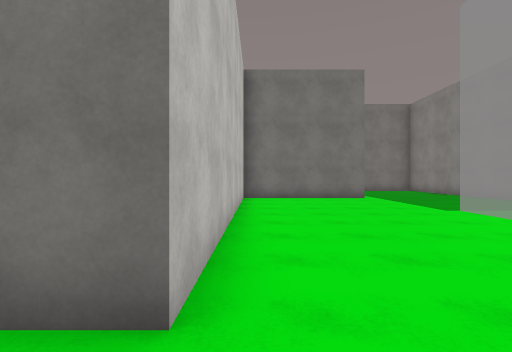
View 1 (above)

22 first-person views from a walk through a 3-D level made in the Unity game engine. The camera is 1.5 m above the floor, looks level and sees 85° across. The floor is counted in squares, 1.8 m on a side. Each view is taken from the middle of a square. On the plan, view 1 faces up. The plan holds only what a view shows up to about 10 squares ahead; the rest is blank. The player character is not drawn. Surface patterns are stand-ins for the level's own textures.

View 2
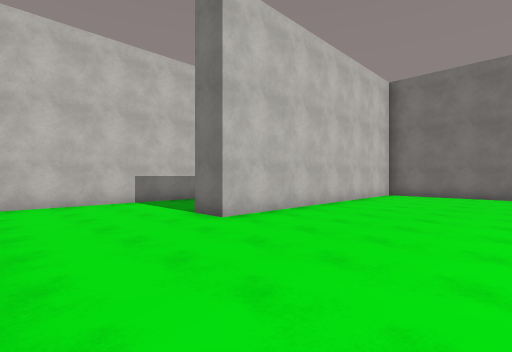

View 3
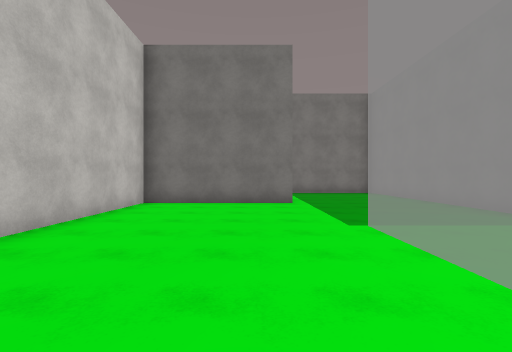

View 4
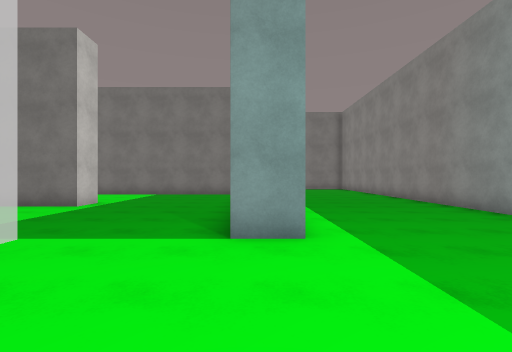

View 5
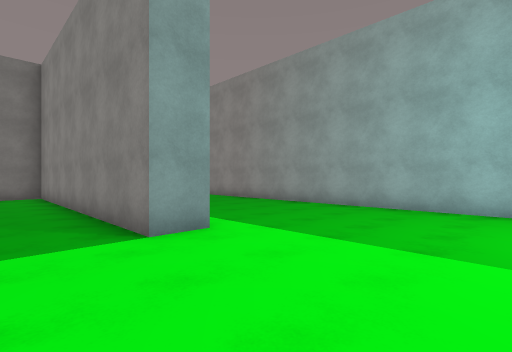

View 6
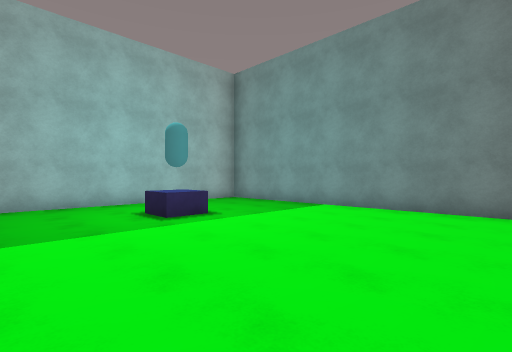

View 7
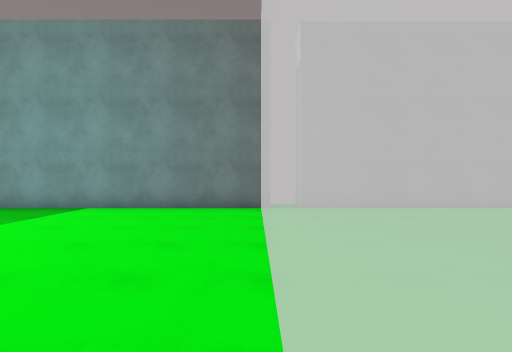

View 8
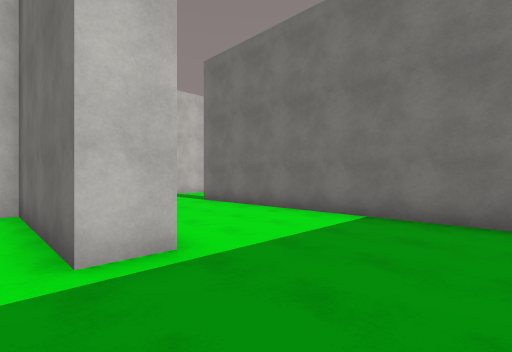

View 9
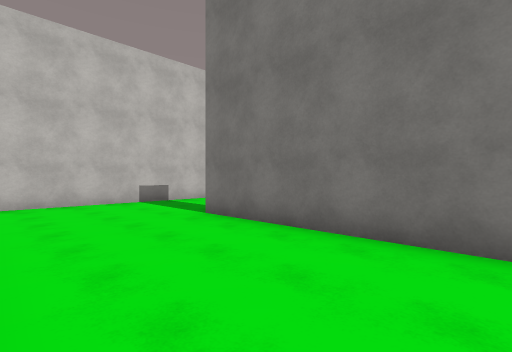

View 10
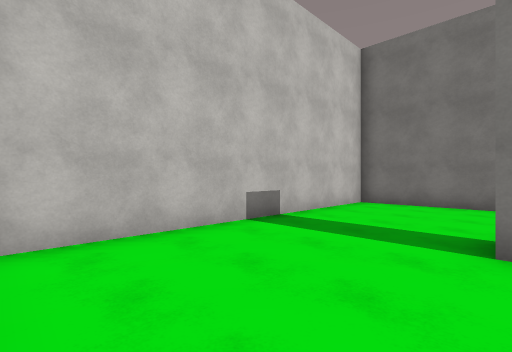

View 11
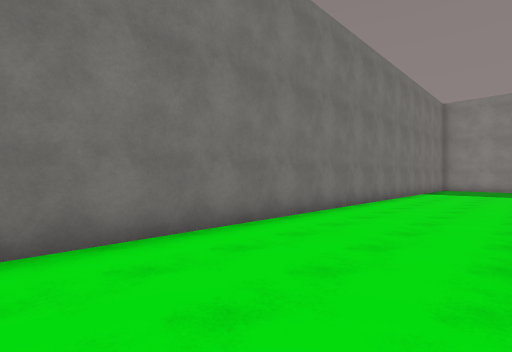

View 12
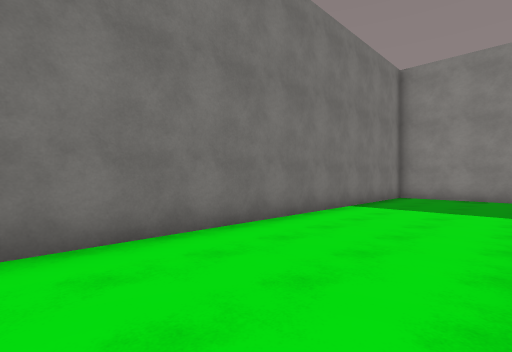

View 13
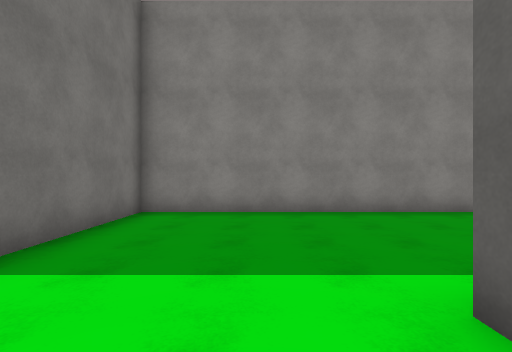

View 14
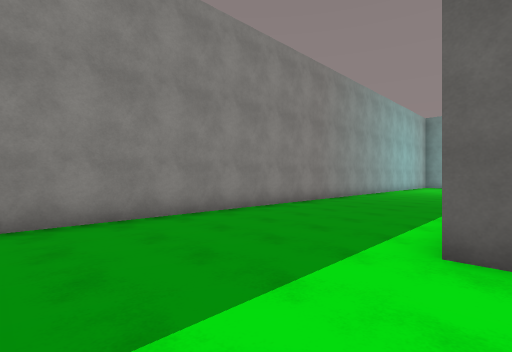

View 15
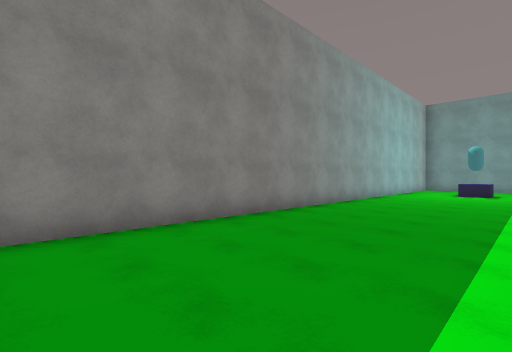

View 16
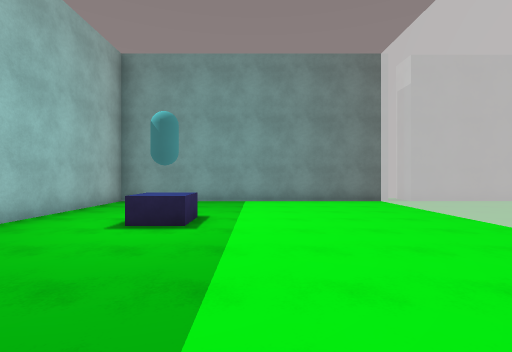

View 17
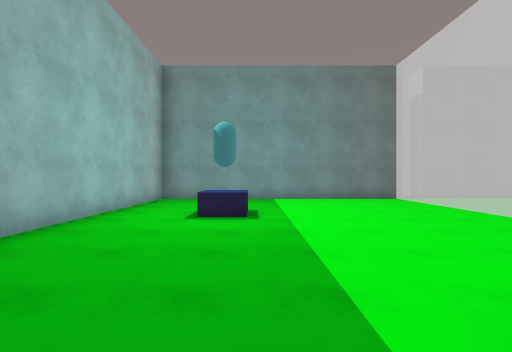

View 18
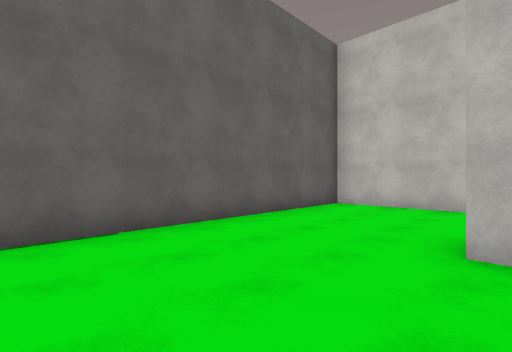

View 19
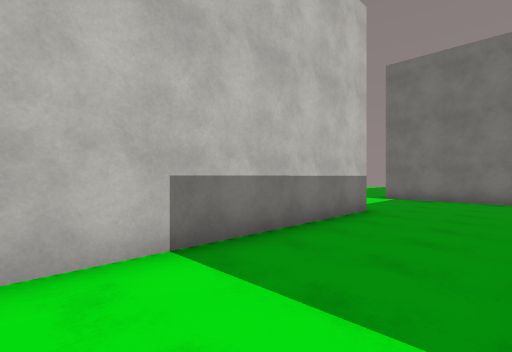

View 20
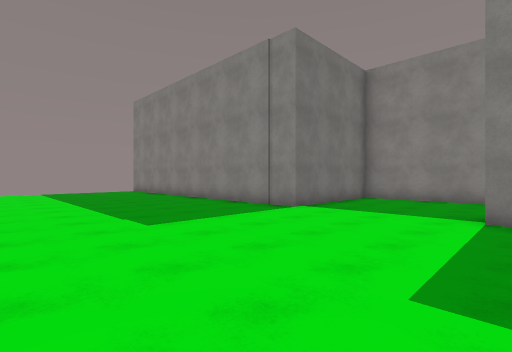

View 21
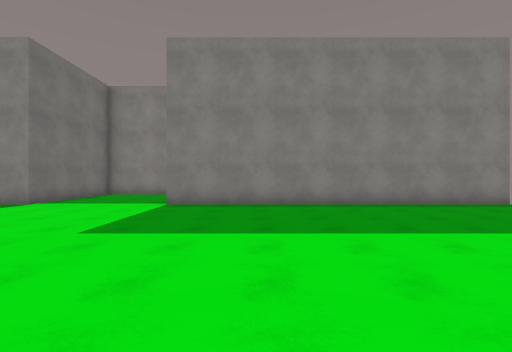

View 22
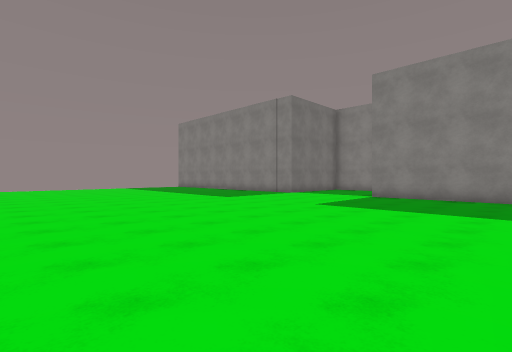

### Floor plan
Key: @ floor where view 1 was taken; # wall or solid block; . floor; T thing the floor can be seen under or through.
Columns run from 17 left of view 1 to 15 right of it. Each row starts with its distance up from view 1.
 21             #####################
 20             #...................#
 19             #...................#
 18       ..    #...................#
 17       ...   #...................#
 16       ....  #...###########.....#
 15      ...... #.............#.....#
 14  ..  ......##.............#.....#
 13  ... ......##.............#.....#
 12  ..........##.............#.....#
 11 ...........###########....#.....#
 10 ................#.........#.....#
  9 ................#.........#.....#
  8 ................#.........#.....#
  7 ................#.........#.....#
  6 ............#...#..... .........#
  5 ............#...#..... .........#
  4 ............#...#..... .........#
  3 ............#...#..... .........#
  2 ............#...#..... ...... ..#
  1       ......#......... .........#
  0        .....#....@.... .........#
 -1         ....#......... .........#
 -2          ...#.........T.........#
 -3           ..#####################

Positions as (right, up) in squares from view 1, and headings:
1: (0, 0), facing up
2: (4, -2), facing up-left
3: (3, 2), facing up
4: (9, 3), facing up
5: (7, 3), facing up-right
6: (6, 5), facing down-right
7: (6, 5), facing down
8: (7, 10), facing up-left
9: (4, 12), facing up-left
10: (-1, 12), facing up-left
11: (-4, 17), facing up-right
12: (3, 17), facing up-right
13: (8, 18), facing right
14: (9, 20), facing down-right
15: (10, 16), facing down-right
16: (10, 7), facing down
17: (11, 8), facing down
18: (3, 2), facing down-left
19: (-2, 0), facing up-left
20: (-12, 6), facing up-right
21: (-14, 4), facing right
22: (-17, 2), facing up-right
